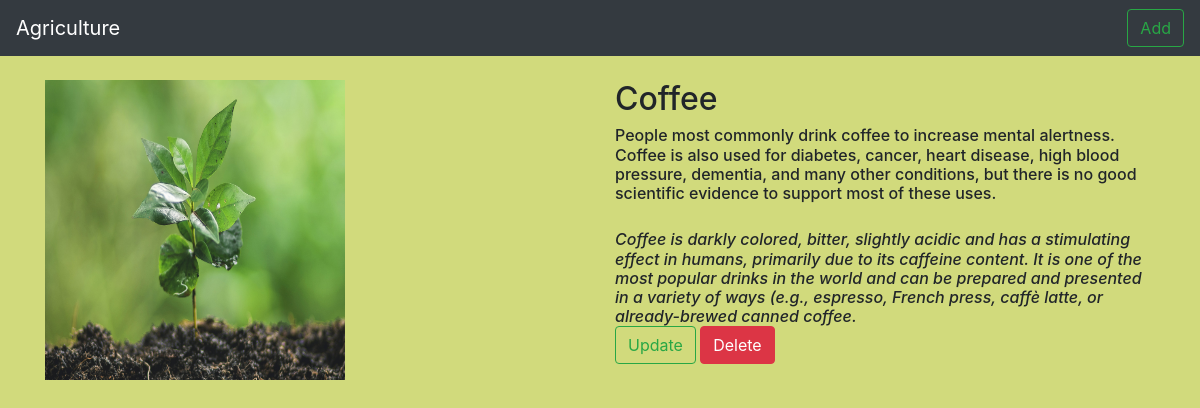
The app's page /agri/3/ with its own data.
### agriapp/models.py (models this page shows, shortened)
class Agri(models.Model):
    name=models.CharField(max_length=250)
    use=models.TextField()
    About=models.TextField()
    img=models.ImageField(upload_to="gallery")

### agriapp/views.py (the view)
# urls.py: path('agri/<int:agri_id>/',views.detail,name='detail'),
def detail(request,agri_id):
    ag=Agri.objects.get(id=agri_id)
    return render(request,"detail.html",{'agr':ag})

### templates/detail.html
{% extends 'base.html' %}
{% block body %}
<div class="container">
  <div class="row">
     <div class="col-md-6"><br>
        <img src="{{agr.img.url}}" width="300" height="300">
     </div>
   <div class="col-md-6"><br>
    <h2>{{agr.name}}</h2>
    <h6>{{agr.use}}<h6><br>
    <i>{{agr.About}}</i><br>
        <a class="btn btn-outline-success" href="{% url 'agriapp:update' agr.id %}" type="button">Update</a>
        <a class="btn btn-danger" href="{% url 'agriapp:delete' agr.id %}" type="button">Delete</a>
   </div>
  </div>
</div>
{% endblock %}

### templates/base.html (shortened to what this page needs)
{% load static %}
<!DOCTYPE html>
<html lang="en">
<head>
    <link rel="stylesheet" href="https://cdn.jsdelivr.net/npm/bootstrap@4.0.0/dist/css/bootstrap.min.css">
    <link rel="stylesheet" href="{% static 'style.css' %}">
</head>
<body>
<nav class="navbar navbar-dark bg-dark">
  <a class="navbar-brand" href="#">
        Agriculture
      <a class="btn btn-outline-success" href="{% url 'agriapp:add_agri' %}" type="button">Add</a>
  </a>
    </nav>
{% block body %}
{% endblock %}
</body>
</html>

### static/style.css (style rules this page uses)
body { background-color:#D1DA7C; }

### records on screen
Agri: img (picture), name "Coffee", use "People most commonly drink coffee to increase mental alertness. Coffee is also used for diabetes, cancer, heart disease, high blood pressure, dementia, and many other conditions, but there is no good scientific evidence to support most of these uses.", About "Coffee is darkly colored, bitter, slightly acidic and has a stimulating effect in humans, primarily due to its caffeine content. It is one of the most popular drinks in the world and can be prepared and presented in a variety of ways (e.g., espresso, French press, caffè latte, or already-brewed canned coffee."
